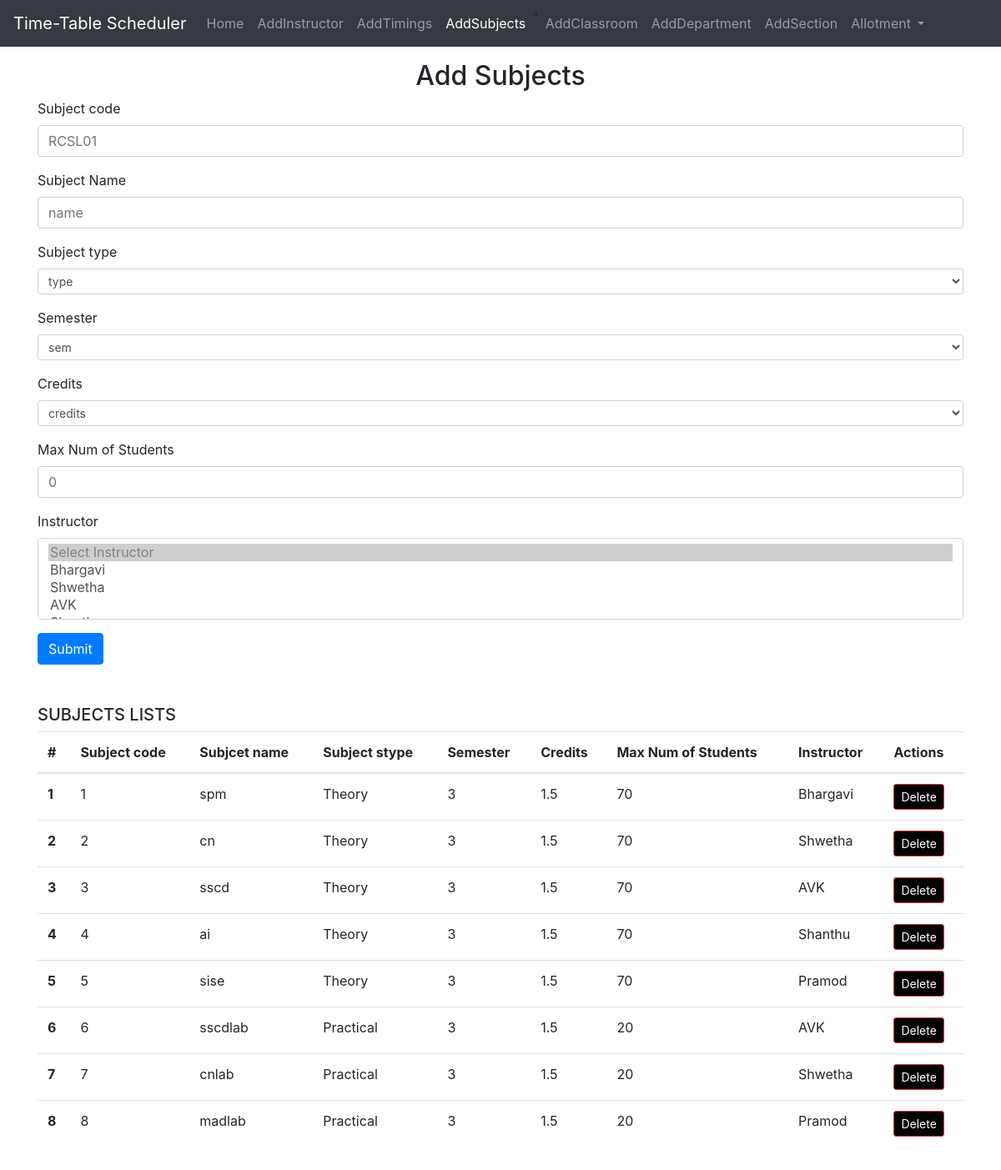
The app's page /addsubjects with its own data.
### home/models.py (models this page shows, shortened)
class Subjects(models.Model):
    code = models.CharField(primary_key=True, max_length=10)
    sname = models.CharField(max_length=100)
    stype = models.CharField(max_length=20, default='2' , null=True)
    sem = models.CharField(max_length=20, default='3')
    credits = models.CharField(max_length=20, default='1')
    max_students = models.IntegerField(default=0)
    instructors = models.ManyToManyField(Instructor,max_length=100)
    lab_name = models.CharField(max_length=100, null=True, blank=True)  # New field for lab name

class Instructor(models.Model):
    instructorid = models.CharField(primary_key=True, max_length=10)
    name = models.CharField(max_length=100)

### home/views.py (the view, shortened to what this page needs)
# urls.py: path('addsubjects',views.addsubjects,name="addsubjects"),
def addsubjects(request):
    context = {'success': False}
    allins=Instructor.objects.all()
    allsubjects = Subjects.objects.all()
    context = {'addsubjects':allsubjects,
               'allins':allins}
    return render(request, 'addsubjects.html', context)

### templates/addsubjects.html (shortened to what this page needs)
{% extends "base.html" %}
{% block addsubjectsactive %}active{% endblock addsubjectsactive %}
{% block body %}
    <div class= "container my-3">
        <h2 class="text-center">Add Subjects </h2>
        <form action="/addsubjects" method="post">
            <div class="form-group">
              <label for="name">Subject code</label>
              <input type="text" class="form-control" id="instructorid" name="code" placeholder="RCSL01">
            </div>
            <div class="form-group">
              <label for="sname">Subject Name</label>
              <input type="text" class="form-control" id="sname" name="sname" placeholder="name">
            </div>
            <div class="form-group">
                <label for="designation">Subject type</label>
                <select class="form-control form-control-sm" name="stype" id="subjectType">
                  <option disabled selected>type</option>
                </select>
                </div>
                <div class="form-group">
                    <label for="designation">Semester</label>
                    <select class="form-control form-control-sm" name="sem">
                      <option disabled selected>sem</option>
                    </select>
                    </div>
                    <div class="form-group">
                        <label for="designation">Credits</label>
                        <select class="form-control form-control-sm" name="credits">
                          <option disabled selected>credits</option>
                        </select>
                        </div>
                        <div class="form-group">
                          <label for="max_students">Max Num of Students</label>
                          <input type="text" class="form-control" name="max_students" id="max_students" placeholder="0">
                        </div>
                        <div class="form-group">
                          <label for="title">Instructor</label>
                          <select class="form-control" name="instructors[]" id="title" multiple>
                            <option disabled selected>Select Instructor</option>
                            {% for choice in allins %}
                                <option value="{{ choice.name }}" >{{ choice.name}}</option>
                            {% endfor %}
                        </select>
                        </div>
            <button type="submit" class="btn btn-primary">Submit</button>
          </form>
      </div>
      <div class="container my-5">
        <h5>SUBJECTS LISTS</h5>
        <table class="table">
            <thead>
              <tr>
                <th scope="col">#</th>
                <th scope="col">Subject code</th>
                <th scope="col">Subjcet name</th>
                <th scope="col">Subject stype</th>
                <th scope="col">Semester</th>
                <th scope="col">Credits</th>
                <th scope="col">Max Num of Students</th>
                <th scope="col">Instructor</th>
                <th scope="col">Actions</th>
              </tr>
            </thead>
            <tbody>
                {% for subjects in addsubjects %}
          <tr>
            <th scope="row">{{ forloop.counter }}</th>
            <td>{{ subjects.code }}</td>
            <td>{{ subjects.sname }}</td>
            <td>{{ subjects.stype}}</td>
            <td>{{ subjects.sem }}</td>
            <td>{{ subjects.credits}}</td>
            <td>{{ subjects.max_students}}</td>
            <td>
              {% for instructor in subjects.instructors.all %}
                {{ instructor.name }}{% if not forloop.last %}, {% endif %}
              {% endfor %}
            </td>
            <td>
              <form action="{% url 'delete-subjects' subjects.code %}" method="post">
                <button type="submit" class="btn btn-danger btn-sm" style="background-color:black">Delete</button>
              </form>
            </td>
            </tr>
            {% endfor %}
                 </tbody>
                </table>
            </div>
{% endblock body %}

### records on screen
Subjects: code "1", sname "spm", stype "Theory", sem "3", credits "1.5", max_students "70"
Instructor: name "Bhargavi"
Subjects: code "2", sname "cn", stype "Theory", sem "3", credits "1.5", max_students "70"
Instructor: name "Shwetha"
Subjects: code "3", sname "sscd", stype "Theory", sem "3", credits "1.5", max_students "70"
Instructor: name "AVK"
Subjects: code "4", sname "ai", stype "Theory", sem "3", credits "1.5", max_students "70"
Instructor: name "Shanthu"
Subjects: code "5", sname "sise", stype "Theory", sem "3", credits "1.5", max_students "70"
Instructor: name "Pramod"
Subjects: code "6", sname "sscdlab", stype "Practical", sem "3", credits "1.5", max_students "20"
Subjects: code "7", sname "cnlab", stype "Practical", sem "3", credits "1.5", max_students "20"
Subjects: code "8", sname "madlab", stype "Practical", sem "3", credits "1.5", max_students "20"
